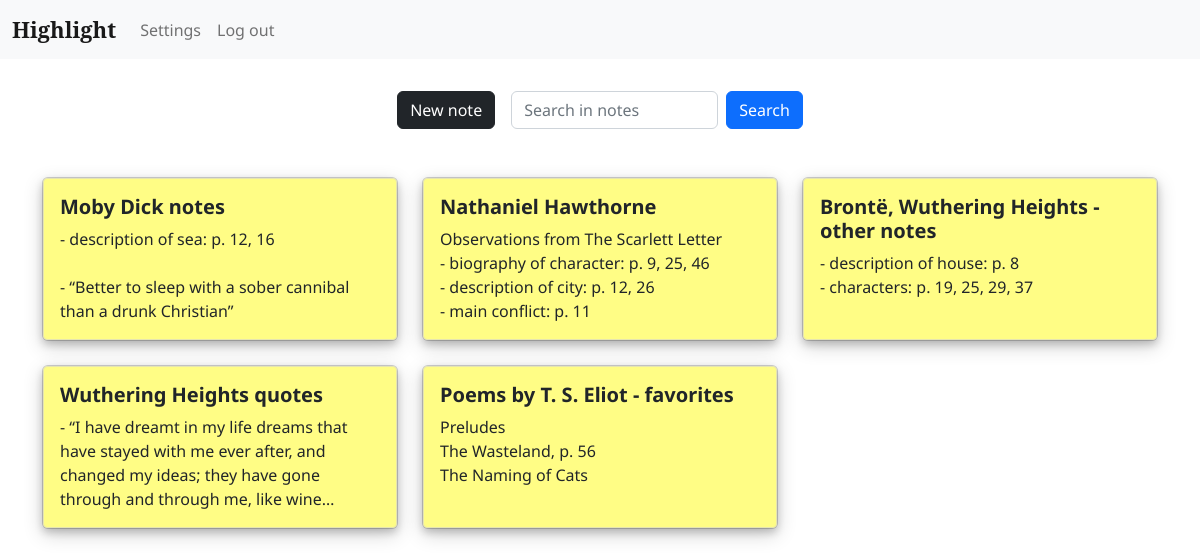
Before: /highlight/ (signed in) with the older database file.
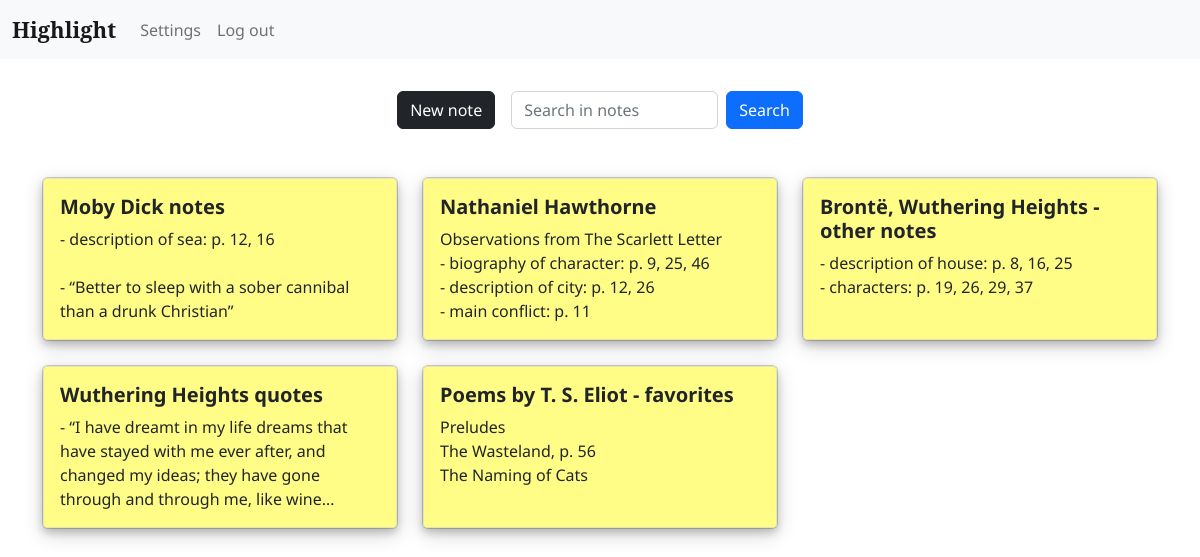
After: the same page with the newer database file.
### highlight/models.py (models this page shows, shortened)
class Note(models.Model):
    user_id = models.ForeignKey(settings.AUTH_USER_MODEL, on_delete=models.CASCADE, related_name="notes")
    title = models.CharField(max_length=64)
    author = models.CharField(max_length=128, null=True, blank=True)
    book_title = models.CharField(max_length=128, null=True, blank=True)
    publisher = models.CharField(max_length=64, null=True, blank=True)
    year = models.IntegerField(null=True, blank=True)
    content = models.TextField(max_length=8500)
    timestamp = models.DateTimeField(auto_now_add=True)

### highlight/views.py (the view)
# urls.py: path("", views.index, name="index"),
def index(request):
    if not request.user.is_authenticated:
        return HttpResponseRedirect(reverse("login"))
    form = NoteForm
    user = request.user
    notes = user.notes.all().order_by("-timestamp")
    return render(request, "highlight/index.html", {
        "form": form,
        "notes": notes
    })

### highlight/templates/highlight/index.html (shortened to what this page needs)
{% extends "highlight/layout.html" %}
{% load crispy_forms_tags %}
{% block body %}
    <div>
        <div class="d-flex flex-row mb-3 justify-content-center">
            <div class="p-2">
                <button type="button" class="btn btn-dark" id="addButton" data-bs-toggle="modal" data-bs-target="#noteModal">New note</button>
            </div>
            <div class="p-2">
                <form action="{% url 'search' %}" class="d-flex" role="search">
                    <input class="form-control me-2" name="search-bar" type="search" placeholder="Search in notes" aria-label="Search" required oninvalid="setCustomValidity('Please enter a search term')" oninput="setCustomValidity('')">
                    <button class="btn btn-primary" type="submit">Search</button>
                </form>
            </div>
        </div>
        <br>
        <div class="container">
            <div class="row row-cols-1 row-cols-md-3 g-4">
                {% for note in notes %}
                <div class="col">
                    <div class="card h-100" id="card" data-id="{{note.id}}" style="cursor: pointer;">
                        <div class="card-body">
                            <h5 class="card-title"><b>{{note.title}}</b></h5>
                            <p class="card-text">{{note.content|linebreaksbr}}</p>
                        </div>
                    </div>
                </div>
                {% endfor %}
            </div>
        </div>
    </div>
{% endblock %}

### highlight/templates/highlight/layout.html (shortened to what this page needs)
{% load static %}
{% load crispy_forms_tags %}
<!DOCTYPE html>
<html lang="en">
    <head>
        <link href="https://cdn.jsdelivr.net/npm/bootstrap@5.2.3/dist/css/bootstrap.min.css" rel="stylesheet">
        <link href="{% static 'highlight/styles.css' %}" rel="stylesheet">
    </head>
    <body>
        <nav class="navbar navbar-expand-lg bg-light">
            <div class="container-fluid">
              <a class="navbar-brand" href="{% url 'index' %}"><span class="highlight"><b>Highlight</b></span></a>
              <div class="collapse navbar-collapse" id="navbarNavAltMarkup">
                <div class="navbar-nav">
                  {% if user.is_authenticated %}
                    <a class="nav-link" href="{% url 'settings' %}">Settings</a>
                    <a class="nav-link" href="{% url 'logout' %}">Log out</a>
                  {% else %}
                    <a class="nav-link" href="{% url 'login' %}">Log in</a>
                    <a class="nav-link" href="{% url 'register' %}">Register</a>
                  {% endif%}
                </div>
              </div>
            </div>
          </nav>
        <br>
        {% block body %}
        {% endblock %}
    </body>
</html>

### static/highlight/styles.css (style rules this page uses)
.navbar-brand { font-family: 'Noto Serif'; font-size: 22px; }
body { font-family: 'Noto Sans'; }
.highlight { background: url(//s2.svgbox.net/pen-brushes.svg?ic=brush-1&color=b0cffe); margin: -2px -6px; padding: 2px 6px; }
.card-body { background-color: #fffd85; border: 1px solid #e6e5b0; border-radius: 4px; box-shadow: 0 4px 8px 0 #00000033, 0 6px 20px 0 #00000030; }
.card-text { -webkit-line-clamp: 4; overflow: hidden; text-overflow: ellipsis; display: -webkit-box; -webkit-box-orient: vertical; }

Changed rows visible on the page:
changed Note "Brontë, Wuthering Heights - other notes": content "- description of house: p. 8 - characters: p. 19, 25, 29, 37" → "- description of house: p. 8, 16, 25 - characters: p. 19, 26, 29, 37"
